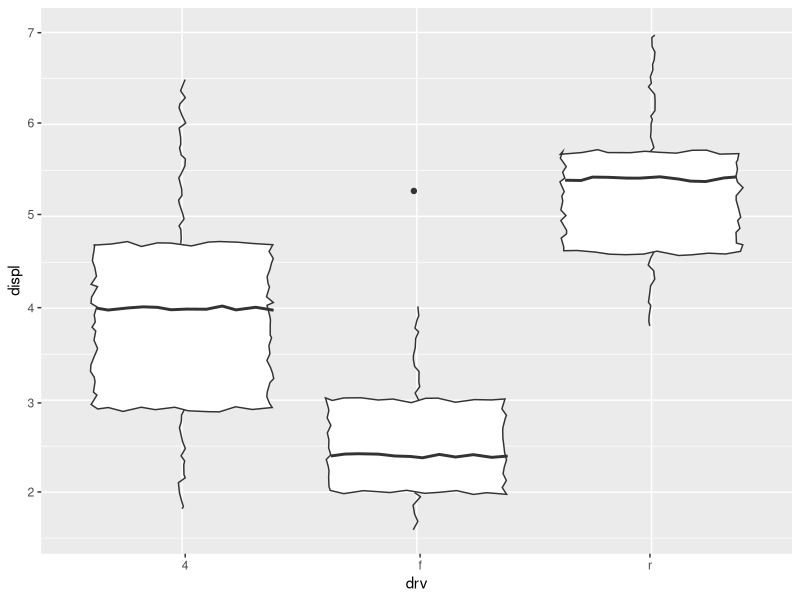

Write the R code that produced this figure.
# r2py crawler metadata
# package: ggplot2
# source_type: rd_example
# topic: Coord.Rd
# source_file: C:\Users\bened\AppData\Local\R\win-library\4.5\ggplot2\help
# lines: 32

suppressPackageStartupMessages(library(ggplot2))
# Extending the class
CoordJitter <- ggproto(
  "CoordJitter", CoordCartesian,
  # Fields
  amount = 0,
  # Methods
  is_linear = function() FALSE,
  transform = function(self, data, panel_params) {
    data   <- ggproto_parent(CoordCartesian, self)$transform(data, panel_params)
    data$x <- jitter(data$x, amount = self$amount)
    data$y <- jitter(data$y, amount = self$amount)
    data
  }
)

# Building a constructor
coord_jitter <- function(amount = 0.005, xlim = NULL, ylim = NULL, expand = TRUE,
                         clip = "on", reverse = "none") {
  ggproto(
    NULL, CoordJitter,
    amount = amount,
    limits = list(x = xlim, y = ylim),
    reverse = reverse, expand = expand, clip = clip
  )
}

# Use new coord in plot
set.seed(42)
ggplot(mpg, aes(drv, displ)) +
  geom_boxplot() +
  coord_jitter()
